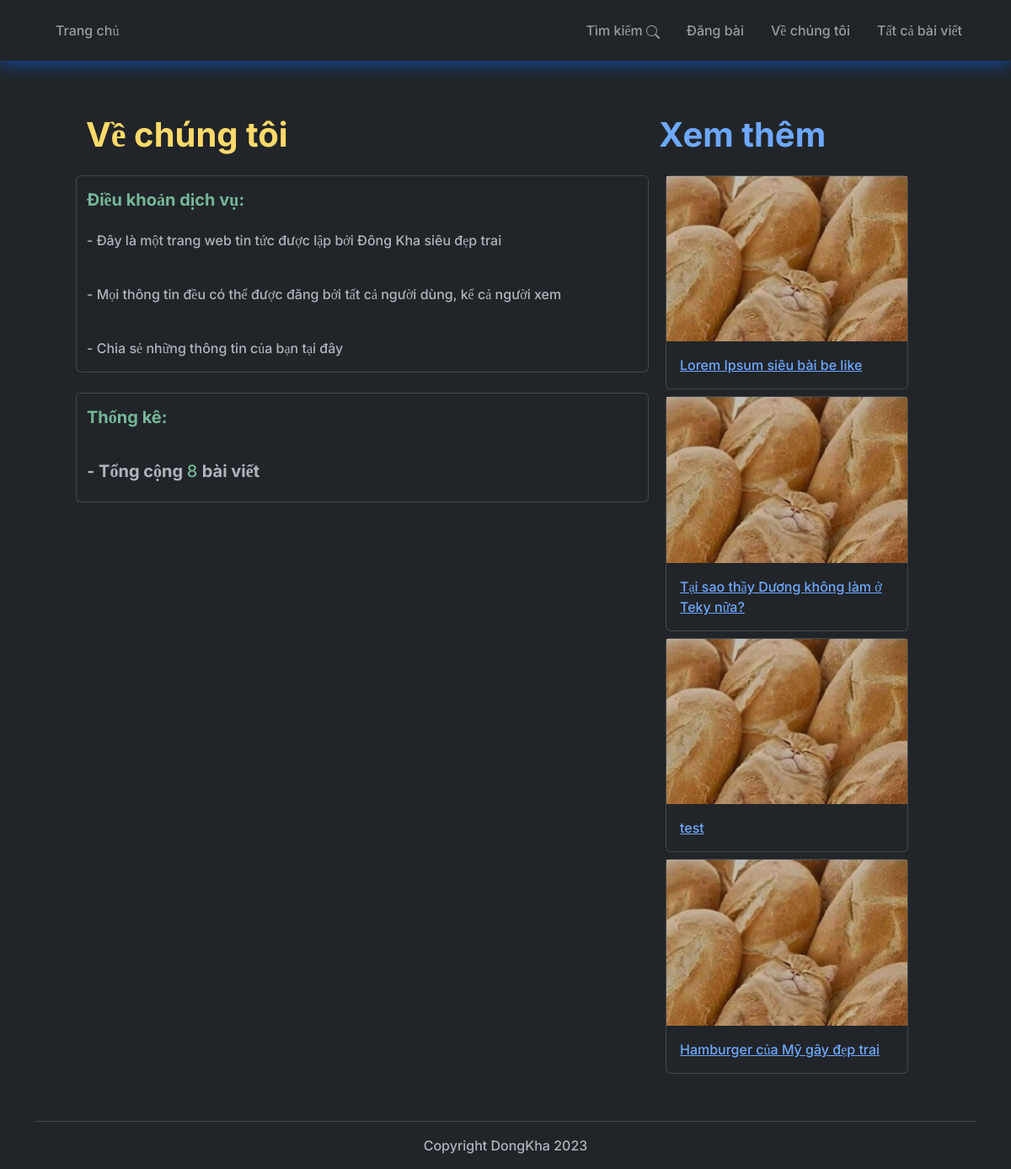
Page /about.php on the committed database.
### tables this page shows
CREATE TABLE `data` (
  `id` int(255) NOT NULL,
  `date` date NOT NULL DEFAULT current_timestamp(),
  `title` text NOT NULL,
  `content` text NOT NULL,
  `author` text NOT NULL
);

### about.php (the view, shortened to what this page needs)
 <!DOCTYPE html>
 <html>
 <head>
 <link rel="stylesheet" type="text/css" href="/style.css">
<body data-bs-theme="dark">
  <?php
    include './navbar.php';
    include './utils/database.php';
 ?>
    <div class="container">
      <div class="row m-5">
         <div class="col-md-8">
          <h1 class="py-3 fw-bold h1" style="color: var(--bs-warning-text-emphasis)">Về chúng tôi</h1>
          <div class="row card mb-4">
            <h3 class="py-3 fw-bold h5" style="color: var(--bs-success-text-emphasis)" >Điều khoản dịch vụ:</h3>
            <p>- Đây là một trang web tin tức được lập bởi Đông Kha siêu đẹp trai</p>
            <br>
            <p>- Mọi thông tin đều có thể được đăng bởi tất cả người dùng, kể cả người xem</p>
            <br>
            <p>- Chia sẻ những thông tin của bạn tại đây</p>
          </div>
          <div class="row card">
            <h3 class="py-3 fw-bold h5" style="color: var(--bs-success-text-emphasis)" >Thống kê:</h3>
            <h3 class="py-3 fw-bold h5" > - Tổng cộng
              <span style="color: var(--bs-success-text-emphasis)">
                <?php
                $sql_x = "SELECT COUNT(*) FROM `data`";
                $result_x = $db_connect->query($sql_x);
                $count = mysqli_fetch_row($result_x)[0];
                echo $count;
              ?>
              </span>
              bài viết
             </h3>
          </div>
        </div>
        <div class="col-md-4">
          <h1 class="py-3 fw-bold h1" style="color: var(--bs-primary-text-emphasis)">Xem thêm</h1>
          <?php
                $sql = "SELECT * FROM `data` ORDER BY id DESC LIMIT 4";
                $result = $db_connect->query($sql);
                if ($result->num_rows > 0) {
                  while ($row = $result->fetch_assoc()){
                      echo "<div class=\"card m-2\" style=\"width: 18rem;\"><img src=\"/files/thumbnail.jpg\" class=\"card-img-left\" alt=\"title\"><div class=\"card-body\"><a class=\"card-text\" href=\"/read.php?id=".$row['id']."\">".$row['title']."</a></div></div>";
                    }
                } else {
                  echo "0 bài viết";
                }
             ?>
        </div>
      </div>
    </div>
 </body>
 <div class="container footer">
   <hr>
   <p class="text-center">Copyright DongKha 2023</p>
 </div>
 </html>

### style.css (style rules this page uses)
* { font-family: 'Inter'; font-weight: 500; }
.card { transition: all 200ms cubic-bezier(0,.73,.65,1.15); }

### rows in the picture
data: title "Lorem Ipsum siêu bài be like"
data: title "Tại sao thầy Dương không làm ở Teky nữa?"
data: title "test"
data: title "Hamburger của Mỹ gây đẹp trai"

### other values in the picture
$count "8"
